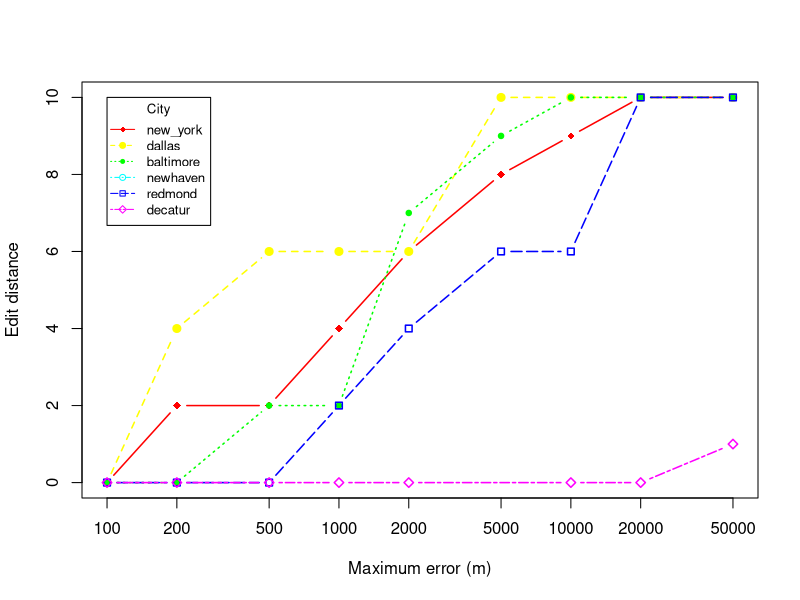

Generate this figure with R:
# Create Line Chart

jpeg("./../hospitals/medians_across_city_10.jpg")

# convert factor to numeric for convenience 
Medians <- read.csv("./../hospitals/medians_across_city_10.csv")
locations <- c("new_york","dallas","baltimore","newhaven","redmond","decatur")
nlocations <- length(locations)

# get the range for the x and y axis 
xrange <- range(Medians$skew)
yrange <- range(Medians$distortion)

# set up the plot 
plot(xrange, yrange, type="n", xlab="Maximum error (m)", log="x",
  	      ylab="Edit distance") 
colors <- rainbow(nlocations)
linetype <- c(1:nlocations) 
plotchar <- seq(18,18+nlocations,1)

# add lines 
for (i in 1:nlocations) { 
  city <- subset(Medians, location==locations[i])
  lines(sort(city$skew), sort(city$distortion), type="b", lwd=1.5,
    lty=linetype[i], col=colors[i], pch=plotchar[i])
} 

# add a title and subtitle 
title("")

# add a legend 
legend(xrange[1], yrange[2], locations, cex=0.8, col=colors,
  		   pch=plotchar, lty=linetype, title="City")

dev.off()
